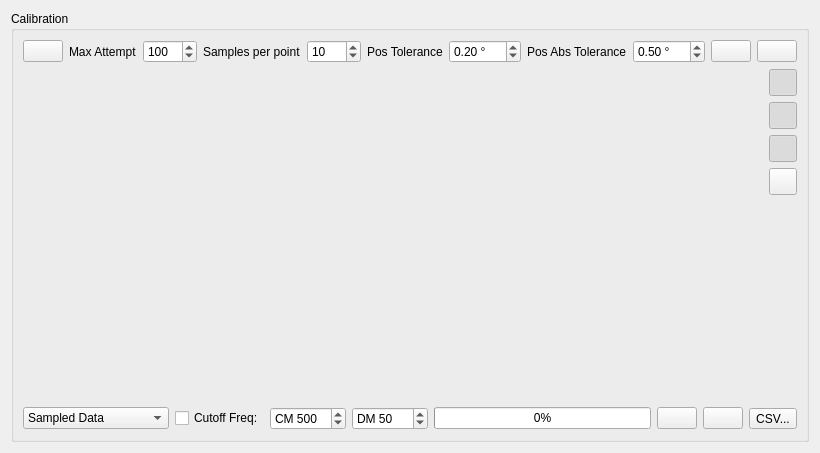
<?xml version="1.0" encoding="UTF-8"?>
<ui version="4.0">
 <class>CalibrateAnticogging</class>
 <widget class="QWidget" name="CalibrateAnticogging">
  <property name="geometry">
   <rect>
    <x>0</x>
    <y>0</y>
    <width>812</width>
    <height>453</height>
   </rect>
  </property>
  <property name="sizePolicy">
   <sizepolicy hsizetype="MinimumExpanding" vsizetype="Preferred">
    <horstretch>0</horstretch>
    <verstretch>0</verstretch>
   </sizepolicy>
  </property>
  <property name="windowTitle">
   <string>Form</string>
  </property>
  <layout class="QHBoxLayout" name="horizontalLayout_3">
   <item>
    <widget class="QGroupBox" name="groupBox_2">
     <property name="title">
      <string>Calibration</string>
     </property>
     <layout class="QVBoxLayout" name="verticalLayout_2">
      <item>
       <layout class="QHBoxLayout" name="horizontalLayout_4">
        <item>
         <widget class="QPushButton" name="helpButton">
          <property name="sizePolicy">
           <sizepolicy hsizetype="Fixed" vsizetype="Fixed">
            <horstretch>0</horstretch>
            <verstretch>0</verstretch>
           </sizepolicy>
          </property>
          <property name="toolTip">
           <string>Help</string>
          </property>
          <property name="text">
           <string/>
          </property>
          <property name="icon">
           <iconset resource="../res.qrc">
            <normaloff>:/res/icons/Help-96.png</normaloff>:/res/icons/Help-96.png</iconset>
          </property>
         </widget>
        </item>
        <item>
         <widget class="QLabel" name="label_3">
          <property name="sizePolicy">
           <sizepolicy hsizetype="Fixed" vsizetype="Preferred">
            <horstretch>0</horstretch>
            <verstretch>0</verstretch>
           </sizepolicy>
          </property>
          <property name="text">
           <string>Max Attempt</string>
          </property>
         </widget>
        </item>
        <item>
         <widget class="QSpinBox" name="maxAttemptBox">
          <property name="minimum">
           <number>1</number>
          </property>
          <property name="maximum">
           <number>1000</number>
          </property>
          <property name="value">
           <number>100</number>
          </property>
         </widget>
        </item>
        <item>
         <widget class="QLabel" name="label">
          <property name="text">
           <string>Samples per point</string>
          </property>
         </widget>
        </item>
        <item>
         <widget class="QSpinBox" name="smplPerPtBox">
          <property name="minimum">
           <number>1</number>
          </property>
          <property name="maximum">
           <number>1000</number>
          </property>
          <property name="value">
           <number>10</number>
          </property>
         </widget>
        </item>
        <item>
         <widget class="QLabel" name="label_4">
          <property name="sizePolicy">
           <sizepolicy hsizetype="Fixed" vsizetype="Preferred">
            <horstretch>0</horstretch>
            <verstretch>0</verstretch>
           </sizepolicy>
          </property>
          <property name="text">
           <string>Pos Tolerance</string>
          </property>
         </widget>
        </item>
        <item>
         <widget class="QDoubleSpinBox" name="posToleranceBox">
          <property name="suffix">
           <string> °</string>
          </property>
          <property name="maximum">
           <double>360.000000000000000</double>
          </property>
          <property name="singleStep">
           <double>0.020000000000000</double>
          </property>
          <property name="value">
           <double>0.200000000000000</double>
          </property>
         </widget>
        </item>
        <item>
         <widget class="QLabel" name="label_5">
          <property name="sizePolicy">
           <sizepolicy hsizetype="Fixed" vsizetype="Preferred">
            <horstretch>0</horstretch>
            <verstretch>0</verstretch>
           </sizepolicy>
          </property>
          <property name="text">
           <string>Pos Abs Tolerance</string>
          </property>
         </widget>
        </item>
        <item>
         <widget class="QDoubleSpinBox" name="posAbsToleranceBox">
          <property name="suffix">
           <string> °</string>
          </property>
          <property name="maximum">
           <double>360.000000000000000</double>
          </property>
          <property name="singleStep">
           <double>0.020000000000000</double>
          </property>
          <property name="value">
           <double>0.500000000000000</double>
          </property>
         </widget>
        </item>
        <item>
         <widget class="QPushButton" name="startButton">
          <property name="sizePolicy">
           <sizepolicy hsizetype="Fixed" vsizetype="Fixed">
            <horstretch>0</horstretch>
            <verstretch>0</verstretch>
           </sizepolicy>
          </property>
          <property name="toolTip">
           <string>Start Calibration</string>
          </property>
          <property name="text">
           <string/>
          </property>
          <property name="icon">
           <iconset resource="../res.qrc">
            <normaloff>:/res/icons/Circled Play-96.png</normaloff>:/res/icons/Circled Play-96.png</iconset>
          </property>
         </widget>
        </item>
        <item>
         <widget class="QPushButton" name="cancelButton">
          <property name="sizePolicy">
           <sizepolicy hsizetype="Fixed" vsizetype="Fixed">
            <horstretch>0</horstretch>
            <verstretch>0</verstretch>
           </sizepolicy>
          </property>
          <property name="toolTip">
           <string>Cancel Calibration/Download</string>
          </property>
          <property name="text">
           <string/>
          </property>
          <property name="icon">
           <iconset resource="../res.qrc">
            <normaloff>:/res/icons/Cancel-96.png</normaloff>:/res/icons/Cancel-96.png</iconset>
          </property>
         </widget>
        </item>
       </layout>
      </item>
      <item>
       <layout class="QHBoxLayout" name="horizontalLayout">
        <item>
         <widget class="QCustomPlot" name="plot" native="true">
          <property name="sizePolicy">
           <sizepolicy hsizetype="Expanding" vsizetype="Expanding">
            <horstretch>0</horstretch>
            <verstretch>0</verstretch>
           </sizepolicy>
          </property>
         </widget>
        </item>
        <item>
         <layout class="QVBoxLayout" name="verticalLayout">
          <item>
           <widget class="QToolButton" name="autoscaleButton">
            <property name="sizePolicy">
             <sizepolicy hsizetype="Fixed" vsizetype="Fixed">
              <horstretch>0</horstretch>
              <verstretch>0</verstretch>
             </sizepolicy>
            </property>
            <property name="font">
             <font>
              <pointsize>3</pointsize>
             </font>
            </property>
            <property name="toolTip">
             <string>Autoscale plots with incoming samples</string>
            </property>
            <property name="text">
             <string/>
            </property>
            <property name="icon">
             <iconset resource="../res.qrc">
              <normaloff>:/res/icons/size_off.png</normaloff>
              <normalon>:/res/icons/size_on.png</normalon>:/res/icons/size_off.png</iconset>
            </property>
            <property name="iconSize">
             <size>
              <width>20</width>
              <height>20</height>
             </size>
            </property>
            <property name="checkable">
             <bool>true</bool>
            </property>
            <property name="checked">
             <bool>true</bool>
            </property>
           </widget>
          </item>
          <item>
           <widget class="QToolButton" name="zoomHButton">
            <property name="sizePolicy">
             <sizepolicy hsizetype="Fixed" vsizetype="Fixed">
              <horstretch>0</horstretch>
              <verstretch>0</verstretch>
             </sizepolicy>
            </property>
            <property name="font">
             <font>
              <pointsize>3</pointsize>
             </font>
            </property>
            <property name="toolTip">
             <string>Enable horizontal zoom</string>
            </property>
            <property name="text">
             <string/>
            </property>
            <property name="icon">
             <iconset resource="../res.qrc">
              <normaloff>:/res/icons/expand_off.png</normaloff>
              <normalon>:/res/icons/expand_on.png</normalon>:/res/icons/expand_off.png</iconset>
            </property>
            <property name="iconSize">
             <size>
              <width>20</width>
              <height>20</height>
             </size>
            </property>
            <property name="checkable">
             <bool>true</bool>
            </property>
            <property name="checked">
             <bool>true</bool>
            </property>
           </widget>
          </item>
          <item>
           <widget class="QToolButton" name="zoomVButton">
            <property name="sizePolicy">
             <sizepolicy hsizetype="Fixed" vsizetype="Fixed">
              <horstretch>0</horstretch>
              <verstretch>0</verstretch>
             </sizepolicy>
            </property>
            <property name="font">
             <font>
              <pointsize>3</pointsize>
             </font>
            </property>
            <property name="toolTip">
             <string>Enable vertical zoom</string>
            </property>
            <property name="text">
             <string/>
            </property>
            <property name="icon">
             <iconset resource="../res.qrc">
              <normaloff>:/res/icons/expand_v_off.png</normaloff>
              <normalon>:/res/icons/expand_v_on.png</normalon>:/res/icons/expand_v_off.png</iconset>
            </property>
            <property name="iconSize">
             <size>
              <width>20</width>
              <height>20</height>
             </size>
            </property>
            <property name="checkable">
             <bool>true</bool>
            </property>
            <property name="checked">
             <bool>true</bool>
            </property>
           </widget>
          </item>
          <item>
           <widget class="QToolButton" name="rescaleButton">
            <property name="toolTip">
             <string>Rescale plots to fit</string>
            </property>
            <property name="text">
             <string/>
            </property>
            <property name="icon">
             <iconset resource="../res.qrc">
              <normaloff>:/res/icons/size_off.png</normaloff>:/res/icons/size_off.png</iconset>
            </property>
            <property name="iconSize">
             <size>
              <width>20</width>
              <height>20</height>
             </size>
            </property>
           </widget>
          </item>
          <item>
           <spacer name="verticalSpacer">
            <property name="orientation">
             <enum>Qt::Vertical</enum>
            </property>
            <property name="sizeHint" stdset="0">
             <size>
              <width>20</width>
              <height>40</height>
             </size>
            </property>
           </spacer>
          </item>
         </layout>
        </item>
       </layout>
      </item>
      <item>
       <layout class="QHBoxLayout" name="horizontalLayout_2">
        <item>
         <widget class="QComboBox" name="graphSelectBox">
          <item>
           <property name="text">
            <string>Sampled Data</string>
           </property>
          </item>
          <item>
           <property name="text">
            <string>CM/DM Decomposed</string>
           </property>
          </item>
          <item>
           <property name="text">
            <string>FFT View</string>
           </property>
          </item>
         </widget>
        </item>
        <item>
         <widget class="QCheckBox" name="cutOffCheckBox">
          <property name="text">
           <string>Cutoff Freq:</string>
          </property>
         </widget>
        </item>
        <item>
         <widget class="QSpinBox" name="cmFreqBox">
          <property name="prefix">
           <string>CM </string>
          </property>
          <property name="maximum">
           <number>2000</number>
          </property>
          <property name="value">
           <number>500</number>
          </property>
         </widget>
        </item>
        <item>
         <widget class="QSpinBox" name="dmFreqBox">
          <property name="suffix">
           <string/>
          </property>
          <property name="prefix">
           <string>DM </string>
          </property>
          <property name="maximum">
           <number>2000</number>
          </property>
          <property name="value">
           <number>50</number>
          </property>
         </widget>
        </item>
        <item>
         <widget class="QProgressBar" name="progressBar">
          <property name="value">
           <number>0</number>
          </property>
         </widget>
        </item>
        <item>
         <widget class="QPushButton" name="readCalDataButton">
          <property name="text">
           <string/>
          </property>
          <property name="icon">
           <iconset resource="../res.qrc">
            <normaloff>:/res/icons/Upload-96.png</normaloff>:/res/icons/Upload-96.png</iconset>
          </property>
         </widget>
        </item>
        <item>
         <widget class="QPushButton" name="downloadCalDataButton">
          <property name="text">
           <string/>
          </property>
          <property name="icon">
           <iconset resource="../res.qrc">
            <normaloff>:/res/icons/Download-96.png</normaloff>:/res/icons/Download-96.png</iconset>
          </property>
         </widget>
        </item>
        <item>
         <widget class="QToolButton" name="csvToolButton">
          <property name="text">
           <string>CSV...</string>
          </property>
          <property name="popupMode">
           <enum>QToolButton::InstantPopup</enum>
          </property>
         </widget>
        </item>
       </layout>
      </item>
     </layout>
    </widget>
   </item>
  </layout>
  <action name="actionImportCSV">
   <property name="text">
    <string>Import CSV</string>
   </property>
  </action>
  <action name="actionExportCSV">
   <property name="text">
    <string>Export CSV</string>
   </property>
  </action>
 </widget>
 <customwidgets>
  <customwidget>
   <class>QCustomPlot</class>
   <extends>QWidget</extends>
   <header>widgets/qcustomplot.h</header>
   <container>1</container>
  </customwidget>
 </customwidgets>
 <resources>
  <include location="../res.qrc"/>
 </resources>
 <connections/>
</ui>
